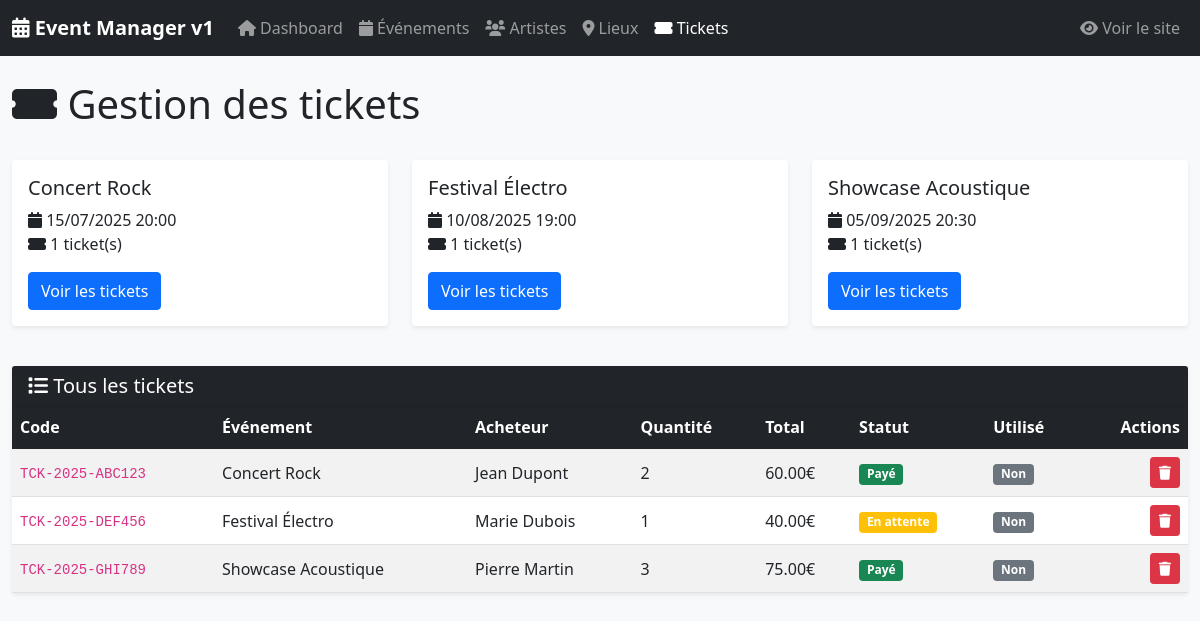
The app's page /admin/tickets.php with its own data.
### tables this page shows
CREATE TABLE `evenement` (
  `id_evenement` int(11) NOT NULL,
  `titre` varchar(255) NOT NULL,
  `description` text DEFAULT NULL,
  `date_heure` datetime NOT NULL,
  `prix` decimal(10,2) DEFAULT 0.00,
  `id_venue` int(11) DEFAULT NULL,
  `id_artiste` int(11) DEFAULT NULL,
  `image` varchar(255) DEFAULT NULL
);

CREATE TABLE `ticket` (
  `id_ticket` int(11) NOT NULL,
  `code_unique` varchar(20) NOT NULL,
  `nom_complet` varchar(255) NOT NULL,
  `email` varchar(255) NOT NULL,
  `quantite` int(11) NOT NULL DEFAULT 1,
  `prix_personne` decimal(10,2) NOT NULL,
  `prix_total` decimal(10,2) NOT NULL,
  `date_reservation` datetime DEFAULT current_timestamp(),
  `statut` enum('En attente','Payé','Annulé') DEFAULT 'En attente',
  `utilise` tinyint(1) DEFAULT 0,
  `id_evenement` int(11) NOT NULL
);

### classes/Evenement.php (called while the page is built, shortened)
<?php
class Evenement {
    private $conn;
    private $table = 'evenement';
    public function __construct($db) {
        $this->conn = $db;
    }
    public function lire() {
        $query = "SELECT e.*, v.nom as venue_nom, a.nom as artiste_nom
                  FROM " . $this->table . " e
                  LEFT JOIN venue v ON e.id_venue = v.id_venue
                  LEFT JOIN artiste a ON e.id_artiste = a.id_artiste
                  ORDER BY e.date_heure ASC";
        $stmt = $this->conn->prepare($query);
        $stmt->execute();
        return $stmt->fetchAll(PDO::FETCH_ASSOC);
    }
}
?>

### classes/Ticket.php (called while the page is built, shortened)
<?php
class Ticket {
    private $conn;
    private $table = 'ticket';
    public function __construct($db) {
        $this->conn = $db;
    }
    public function lire() {
        $query = "SELECT t.*, e.titre as evenement_titre
                  FROM " . $this->table . " t
                  JOIN evenement e ON t.id_evenement = e.id_evenement
                  ORDER BY t.date_reservation DESC";
        $stmt = $this->conn->prepare($query);
        $stmt->execute();
        return $stmt->fetchAll(PDO::FETCH_ASSOC);
    }
    public function lireParEvenement($evenement_id) {
        $query = "SELECT * FROM " . $this->table . "
                  WHERE id_evenement = :evenement_id
                  ORDER BY date_reservation ASC";
        $stmt = $this->conn->prepare($query);
        $stmt->bindParam(':evenement_id', $evenement_id);
        $stmt->execute();
        return $stmt->fetchAll(PDO::FETCH_ASSOC);
    }
}
?>

### admin/tickets.php (the view, shortened to what this page needs)
<?php
require_once '../classes/Ticket.php';
require_once '../classes/Evenement.php';
$database = new Database();
$db = $database->getConnection();
$ticket = new Ticket($db);
$evenement = new Evenement($db);
$tickets = $ticket->lire();
$evenements = $evenement->lire();
include 'includes/header.php';
?>
<div class="d-flex justify-content-between align-items-center mb-4">
    <h1><i class="fas fa-ticket-alt"></i> Gestion des tickets</h1>
</div>
<div class="row mb-4">
    <?php foreach ($evenements as $evt):
        $ticketsEvent = $ticket->lireParEvenement($evt['id_evenement']);
        $nbTickets = count($ticketsEvent);
    ?>
    <div class="col-md-4 mb-3">
        <div class="card">
            <div class="card-body">
                <h5 class="card-title"><?= htmlspecialchars($evt['titre']) ?></h5>
                <p class="card-text">
                    <i class="fas fa-calendar"></i> <?= date('d/m/Y H:i', strtotime($evt['date_heure'])) ?><br>
                    <i class="fas fa-ticket-alt"></i> <?= $nbTickets ?> ticket(s)
                </p>
                <a href="tickets_evenement.php?evenement_id=<?= $evt['id_evenement'] ?>"
                   class="btn btn-primary">
                    Voir les tickets
                </a>
            </div>
        </div>
    </div>
    <?php endforeach; ?>
</div>
<div class="card">
    <div class="card-header bg-dark text-white">
        <h5 class="mb-0"><i class="fas fa-list"></i> Tous les tickets</h5>
    </div>
    <div class="card-body p-0">
        <div class="table-responsive">
            <table class="table table-striped mb-0 align-middle">
                <thead class="table-dark">
                    <tr>
                        <th>Code</th>
                        <th>Événement</th>
                        <th>Acheteur</th>
                        <th>Quantité</th>
                        <th>Total</th>
                        <th>Statut</th>
                        <th>Utilisé</th>
                        <th class="text-end">Actions</th>
                    </tr>
                </thead>
                <tbody>
                    <?php if (empty($tickets)): ?>
                    <tr>
                        <td colspan="8" class="text-center">Aucun ticket enregistré</td>
                    </tr>
                    <?php else: ?>
                    <?php foreach ($tickets as $t): ?>
                    <tr>
                        <td><code><?= htmlspecialchars($t['code_unique']) ?></code></td>
                        <td><?= htmlspecialchars($t['evenement_titre']) ?></td>
                        <td><?= htmlspecialchars($t['nom_complet']) ?></td>
                        <td><?= (int)$t['quantite'] ?></td>
                        <td><?= number_format($t['prix_total'], 2) ?>€</td>
                        <td>
                            <span class="badge bg-<?=
                                $t['statut'] === 'Payé' ? 'success' :
                                ($t['statut'] === 'En attente' ? 'warning' : 'danger') ?>">
                                <?= htmlspecialchars($t['statut']) ?>
                            </span>
                        </td>
                        <td>
                            <?php if ($t['utilise']): ?>
                                <span class="badge bg-success">Oui</span>
                            <?php else: ?>
                                <span class="badge bg-secondary">Non</span>
                            <?php endif; ?>
                        </td>
                        <td class="text-end">
                            <a href="?supprimer=<?= $t['id_ticket'] ?>" class="btn btn-danger btn-sm"
                               onclick="return confirmerSuppression(this, 'ticket')">
                                <i class="fas fa-trash"></i>
                            </a>
                        </td>
                    </tr>
                    <?php endforeach; ?>
                    <?php endif; ?>
                </tbody>
            </table>
        </div>
    </div>
</div>
<?php include 'includes/footer.php'; ?>

### admin/includes/header.php (style rules this page uses)
.table th { background-color: #212529; color: white; }
body { background-color: #f8f9fa; }
.card { border: none; box-shadow: 0 0.125rem 0.25rem rgba(0,0,0,0.075); }
.card-header { font-weight: 600; }

### records on screen
evenement: titre "Concert Rock", date_heure "15/07/2025 20:00", nbTickets "1"
evenement: titre "Festival Électro", date_heure "10/08/2025 19:00", nbTickets "1"
evenement: titre "Showcase Acoustique", date_heure "05/09/2025 20:30", nbTickets "1"
ticket: code_unique "TCK-2025-ABC123", id_evenement.titre "Concert Rock", nom_complet "Jean Dupont", quantite "2", prix_total "60.00", statut "Payé", utilise "Non"
ticket: code_unique "TCK-2025-DEF456", id_evenement.titre "Festival Électro", nom_complet "Marie Dubois", quantite "1", prix_total "40.00", statut "En attente", utilise "Non"
ticket: code_unique "TCK-2025-GHI789", id_evenement.titre "Showcase Acoustique", nom_complet "Pierre Martin", quantite "3", prix_total "75.00", statut "Payé", utilise "Non"
